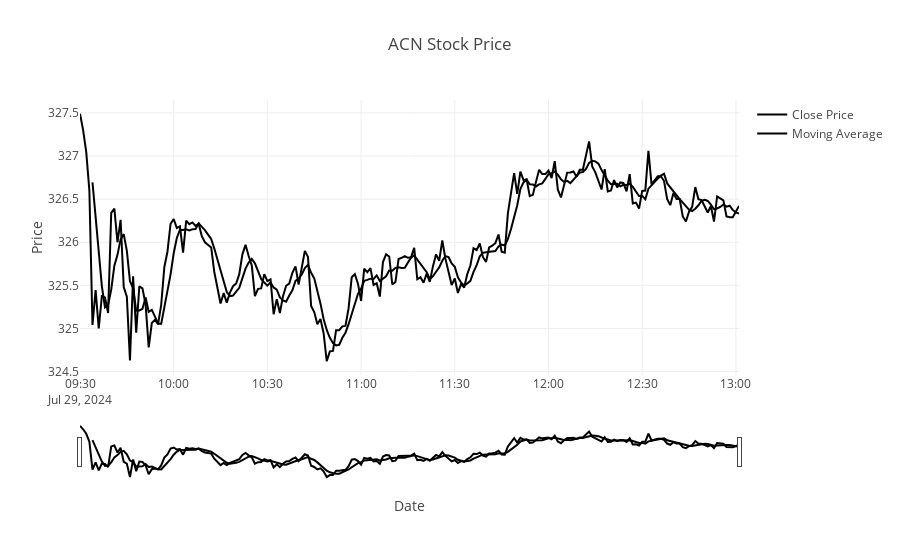

Notebook cell for this chart:
### Code cell
# Example usage
ticker = 'ACN'
data = fetch_stock_data(ticker)
data = calculate_moving_average(data)
plot_stock_data(data, ticker)

### Figure 1 — Plotly figure (JSON) as saved in the notebook; plotly's stock layout.template omitted (floating-point values rounded to 4 significant figures; data arrays with more than 128 entries replaced by an {"elided": "..."} marker saying what was removed)
{"data": [{"mode": "lines", "name": "Close Price", "type": "scatter", "x": {"elided": "211 str values"}, "y": {"elided": "211 float values"}}, {"mode": "lines", "name": "Moving Average", "type": "scatter", "x": {"elided": "211 str values"}, "y": {"elided": "211 float values"}}], "layout": {"title": {"text": "ACN Stock Price"}, "xaxis": {"rangeslider": {"visible": true}, "title": {"text": "Date"}}, "yaxis": {"title": {"text": "Price"}}}}
